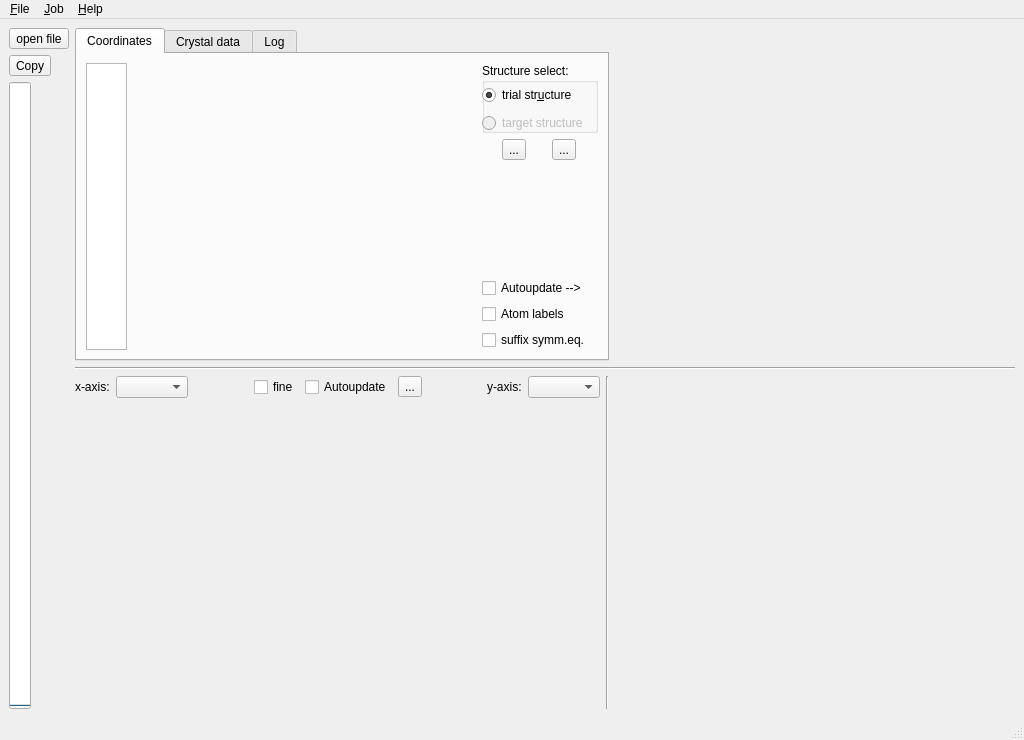
<?xml version="1.0" encoding="UTF-8"?>
<ui version="4.0">
 <class>XtalxplorerMainWindow</class>
 <widget class="QMainWindow" name="XtalxplorerMainWindow">
  <property name="geometry">
   <rect>
    <x>0</x>
    <y>0</y>
    <width>1024</width>
    <height>740</height>
   </rect>
  </property>
  <property name="sizePolicy">
   <sizepolicy hsizetype="MinimumExpanding" vsizetype="MinimumExpanding">
    <horstretch>0</horstretch>
    <verstretch>0</verstretch>
   </sizepolicy>
  </property>
  <property name="minimumSize">
   <size>
    <width>800</width>
    <height>600</height>
   </size>
  </property>
  <property name="windowTitle">
   <string>MainWindow</string>
  </property>
  <property name="windowIcon">
   <iconset resource="gui.qrc">
    <normaloff>:/Icons/PowPySol.svg</normaloff>:/Icons/PowPySol.svg</iconset>
  </property>
  <widget class="QWidget" name="container">
   <property name="minimumSize">
    <size>
     <width>780</width>
     <height>580</height>
    </size>
   </property>
   <layout class="QGridLayout" name="gridLayout">
    <item row="0" column="0">
     <layout class="QHBoxLayout" name="hLayout_main">
      <item>
       <layout class="QVBoxLayout" name="vLayout_tools">
        <item>
         <widget class="QToolButton" name="toolButton_open">
          <property name="text">
           <string>open file</string>
          </property>
          <property name="icon">
           <iconset resource="gui.qrc">
            <normaloff>:/Icons/Document-open.svg</normaloff>:/Icons/Document-open.svg</iconset>
          </property>
          <property name="iconSize">
           <size>
            <width>24</width>
            <height>24</height>
           </size>
          </property>
         </widget>
        </item>
        <item>
         <widget class="QToolButton" name="toolButton_copyStructure">
          <property name="text">
           <string>Copy</string>
          </property>
         </widget>
        </item>
        <item>
         <widget class="QProgressBar" name="progressBar">
          <property name="value">
           <number>0</number>
          </property>
          <property name="orientation">
           <enum>Qt::Vertical</enum>
          </property>
          <property name="invertedAppearance">
           <bool>false</bool>
          </property>
          <property name="textDirection">
           <enum>QProgressBar::BottomToTop</enum>
          </property>
         </widget>
        </item>
       </layout>
      </item>
      <item>
       <layout class="QVBoxLayout" name="vLayout_main" stretch="1,0,1">
        <item>
         <layout class="QHBoxLayout" name="hLayout_top" stretch="1,0">
          <item>
           <widget class="QTabWidget" name="tabWidget">
            <property name="sizePolicy">
             <sizepolicy hsizetype="Minimum" vsizetype="Minimum">
              <horstretch>0</horstretch>
              <verstretch>0</verstretch>
             </sizepolicy>
            </property>
            <property name="minimumSize">
             <size>
              <width>0</width>
              <height>0</height>
             </size>
            </property>
            <property name="currentIndex">
             <number>0</number>
            </property>
            <widget class="QWidget" name="tabParams">
             <attribute name="title">
              <string>Coordinates</string>
             </attribute>
             <layout class="QGridLayout" name="gridLayout_2">
              <item row="0" column="0">
               <layout class="QGridLayout" name="gridLayout_params">
                <item row="0" column="0">
                 <layout class="QHBoxLayout" name="horizontalLayout" stretch="1,2,2,2,2,2">
                  <item>
                   <widget class="QListWidget" name="lstWidget_atoms">
                    <property name="minimumSize">
                     <size>
                      <width>30</width>
                      <height>100</height>
                     </size>
                    </property>
                    <property name="maximumSize">
                     <size>
                      <width>90</width>
                      <height>16777215</height>
                     </size>
                    </property>
                    <property name="alternatingRowColors">
                     <bool>true</bool>
                    </property>
                   </widget>
                  </item>
                  <item>
                   <widget class="DoubleSpinSlider" name="dss_x" native="true">
                    <property name="enabled">
                     <bool>false</bool>
                    </property>
                    <property name="sizePolicy">
                     <sizepolicy hsizetype="Expanding" vsizetype="Expanding">
                      <horstretch>0</horstretch>
                      <verstretch>0</verstretch>
                     </sizepolicy>
                    </property>
                    <property name="minimumSize">
                     <size>
                      <width>30</width>
                      <height>100</height>
                     </size>
                    </property>
                   </widget>
                  </item>
                  <item>
                   <widget class="DoubleSpinSlider" name="dss_y" native="true">
                    <property name="enabled">
                     <bool>false</bool>
                    </property>
                    <property name="sizePolicy">
                     <sizepolicy hsizetype="Expanding" vsizetype="Expanding">
                      <horstretch>0</horstretch>
                      <verstretch>0</verstretch>
                     </sizepolicy>
                    </property>
                    <property name="minimumSize">
                     <size>
                      <width>30</width>
                      <height>100</height>
                     </size>
                    </property>
                   </widget>
                  </item>
                  <item>
                   <widget class="DoubleSpinSlider" name="dss_z" native="true">
                    <property name="enabled">
                     <bool>false</bool>
                    </property>
                    <property name="sizePolicy">
                     <sizepolicy hsizetype="Expanding" vsizetype="Expanding">
                      <horstretch>0</horstretch>
                      <verstretch>0</verstretch>
                     </sizepolicy>
                    </property>
                    <property name="minimumSize">
                     <size>
                      <width>30</width>
                      <height>100</height>
                     </size>
                    </property>
                   </widget>
                  </item>
                  <item>
                   <widget class="DoubleSpinSlider" name="dss_uiso" native="true">
                    <property name="enabled">
                     <bool>false</bool>
                    </property>
                    <property name="minimumSize">
                     <size>
                      <width>30</width>
                      <height>100</height>
                     </size>
                    </property>
                   </widget>
                  </item>
                  <item>
                   <layout class="QVBoxLayout" name="vLayout_paramButtons">
                    <item>
                     <widget class="QGroupBox" name="groupBox_structureSelect">
                      <property name="minimumSize">
                       <size>
                        <width>0</width>
                        <height>70</height>
                       </size>
                      </property>
                      <property name="title">
                       <string>Structure select:</string>
                      </property>
                      <widget class="QWidget" name="verticalLayoutWidget">
                       <property name="geometry">
                        <rect>
                         <x>0</x>
                         <y>20</y>
                         <width>131</width>
                         <height>54</height>
                        </rect>
                       </property>
                       <layout class="QVBoxLayout" name="vLayout_structureSelect">
                        <item>
                         <widget class="QRadioButton" name="radioButton_structure1">
                          <property name="text">
                           <string>trial str&amp;ucture</string>
                          </property>
                          <property name="checked">
                           <bool>true</bool>
                          </property>
                         </widget>
                        </item>
                        <item>
                         <widget class="QRadioButton" name="radioButton_structure2">
                          <property name="enabled">
                           <bool>false</bool>
                          </property>
                          <property name="text">
                           <string>target structure</string>
                          </property>
                         </widget>
                        </item>
                       </layout>
                      </widget>
                     </widget>
                    </item>
                    <item>
                     <layout class="QHBoxLayout" name="hLayout_Cbuttons">
                      <item>
                       <widget class="QToolButton" name="toolButton_updateParams">
                        <property name="text">
                         <string>...</string>
                        </property>
                        <property name="icon">
                         <iconset>
                          <normalon>:/Icons/Media-playback-start.svg</normalon>
                         </iconset>
                        </property>
                       </widget>
                      </item>
                      <item>
                       <widget class="QToolButton" name="toolButton_randomStructure">
                        <property name="toolTip">
                         <string>randomise structure</string>
                        </property>
                        <property name="text">
                         <string>...</string>
                        </property>
                        <property name="icon">
                         <iconset resource="gui.qrc">
                          <normaloff>:/Icons/PowPySol.svg</normaloff>:/Icons/PowPySol.svg</iconset>
                        </property>
                       </widget>
                      </item>
                     </layout>
                    </item>
                    <item>
                     <spacer name="verticalSpacer">
                      <property name="orientation">
                       <enum>Qt::Vertical</enum>
                      </property>
                      <property name="sizeHint" stdset="0">
                       <size>
                        <width>20</width>
                        <height>40</height>
                       </size>
                      </property>
                     </spacer>
                    </item>
                    <item>
                     <widget class="QCheckBox" name="checkBox_autoupdateStructure">
                      <property name="text">
                       <string>Autoupdate --&gt;</string>
                      </property>
                     </widget>
                    </item>
                    <item>
                     <widget class="QCheckBox" name="checkBox_showLabels">
                      <property name="text">
                       <string>Atom labels</string>
                      </property>
                     </widget>
                    </item>
                    <item>
                     <widget class="QCheckBox" name="checkBox_suffix">
                      <property name="toolTip">
                       <string>Add suffixes to symmetry generated atom labels</string>
                      </property>
                      <property name="text">
                       <string>suffix symm.eq.</string>
                      </property>
                     </widget>
                    </item>
                   </layout>
                  </item>
                 </layout>
                </item>
               </layout>
              </item>
             </layout>
            </widget>
            <widget class="QWidget" name="tab_xtalData">
             <attribute name="title">
              <string>Crystal data</string>
             </attribute>
             <layout class="QGridLayout" name="gridLayout_3">
              <item row="0" column="0">
               <layout class="QGridLayout" name="gridLayout_xtalData">
                <item row="0" column="0">
                 <widget class="QTreeView" name="treeView_xtalData"/>
                </item>
               </layout>
              </item>
             </layout>
            </widget>
            <widget class="QWidget" name="tab_log">
             <attribute name="title">
              <string>Log</string>
             </attribute>
             <layout class="QGridLayout" name="gridLayout_4">
              <item row="0" column="0">
               <layout class="QGridLayout" name="gridLayout_log">
                <item row="0" column="0">
                 <widget class="QTextEdit" name="textEdit_log"/>
                </item>
               </layout>
              </item>
             </layout>
            </widget>
           </widget>
          </item>
          <item>
           <widget class="QWidget" name="Q_structure_view" native="true">
            <property name="minimumSize">
             <size>
              <width>400</width>
              <height>300</height>
             </size>
            </property>
            <property name="baseSize">
             <size>
              <width>400</width>
              <height>300</height>
             </size>
            </property>
           </widget>
          </item>
         </layout>
        </item>
        <item>
         <widget class="Line" name="line">
          <property name="orientation">
           <enum>Qt::Horizontal</enum>
          </property>
         </widget>
        </item>
        <item>
         <layout class="QHBoxLayout" name="hLayout_bottom" stretch="1,0,0">
          <item>
           <layout class="QVBoxLayout" name="vLayout_mainvis" stretch="0,1">
            <item>
             <layout class="QHBoxLayout" name="hLayout_xyselector">
              <item>
               <widget class="QLabel" name="label_xaxis">
                <property name="text">
                 <string>x-axis:</string>
                </property>
               </widget>
              </item>
              <item>
               <widget class="QComboBox" name="comboBox_x"/>
              </item>
              <item>
               <spacer name="horizontalSpacer">
                <property name="orientation">
                 <enum>Qt::Horizontal</enum>
                </property>
                <property name="sizeHint" stdset="0">
                 <size>
                  <width>40</width>
                  <height>20</height>
                 </size>
                </property>
               </spacer>
              </item>
              <item>
               <widget class="QCheckBox" name="checkBox_fine">
                <property name="text">
                 <string>fine</string>
                </property>
               </widget>
              </item>
              <item>
               <widget class="QCheckBox" name="checkBox_autoupdateRPlots">
                <property name="text">
                 <string>Autoupdate</string>
                </property>
               </widget>
              </item>
              <item>
               <widget class="QToolButton" name="toolButton_updateRPlots">
                <property name="text">
                 <string>...</string>
                </property>
                <property name="icon">
                 <iconset resource="gui.qrc">
                  <normaloff>:/Icons/Media-playback-start.svg</normaloff>:/Icons/Media-playback-start.svg</iconset>
                </property>
               </widget>
              </item>
              <item>
               <spacer name="horizontalSpacer_2">
                <property name="orientation">
                 <enum>Qt::Horizontal</enum>
                </property>
                <property name="sizeHint" stdset="0">
                 <size>
                  <width>40</width>
                  <height>20</height>
                 </size>
                </property>
               </spacer>
              </item>
              <item>
               <widget class="QLabel" name="label_yaxis">
                <property name="text">
                 <string>y-axis:</string>
                </property>
               </widget>
              </item>
              <item>
               <widget class="QComboBox" name="comboBox_y"/>
              </item>
             </layout>
            </item>
            <item>
             <layout class="QHBoxLayout" name="hLayout_topView" stretch="0,0">
              <item>
               <widget class="DoubleSpinSlider" name="dss_dmin" native="true"/>
              </item>
              <item>
               <widget class="QWidget" name="Q_top_view" native="true">
                <property name="minimumSize">
                 <size>
                  <width>400</width>
                  <height>300</height>
                 </size>
                </property>
                <property name="baseSize">
                 <size>
                  <width>400</width>
                  <height>300</height>
                 </size>
                </property>
               </widget>
              </item>
             </layout>
            </item>
           </layout>
          </item>
          <item>
           <widget class="Line" name="line_2">
            <property name="orientation">
             <enum>Qt::Vertical</enum>
            </property>
           </widget>
          </item>
          <item>
           <widget class="QWidget" name="Q_3D_View" native="true">
            <property name="minimumSize">
             <size>
              <width>400</width>
              <height>300</height>
             </size>
            </property>
            <property name="baseSize">
             <size>
              <width>400</width>
              <height>300</height>
             </size>
            </property>
           </widget>
          </item>
         </layout>
        </item>
       </layout>
      </item>
     </layout>
    </item>
   </layout>
  </widget>
  <widget class="QMenuBar" name="menubar">
   <property name="geometry">
    <rect>
     <x>0</x>
     <y>0</y>
     <width>1024</width>
     <height>30</height>
    </rect>
   </property>
   <widget class="QMenu" name="menu_file">
    <property name="title">
     <string>&amp;File</string>
    </property>
    <addaction name="action_open"/>
    <addaction name="separator"/>
    <addaction name="action_quit"/>
   </widget>
   <widget class="QMenu" name="menu_help">
    <property name="title">
     <string>&amp;Help</string>
    </property>
    <addaction name="action_about"/>
   </widget>
   <widget class="QMenu" name="menu_Job">
    <property name="title">
     <string>&amp;Job</string>
    </property>
    <addaction name="action_run"/>
    <addaction name="action_pause"/>
    <addaction name="action_stop"/>
   </widget>
   <addaction name="menu_file"/>
   <addaction name="menu_Job"/>
   <addaction name="menu_help"/>
  </widget>
  <widget class="QStatusBar" name="statusbar"/>
  <action name="action_about">
   <property name="text">
    <string>&amp;About</string>
   </property>
   <property name="statusTip">
    <string>About this programme</string>
   </property>
   <property name="shortcut">
    <string>Ctrl+A</string>
   </property>
  </action>
  <action name="action_open">
   <property name="icon">
    <iconset resource="gui.qrc">
     <normaloff>:/Icons/Document-open.svg</normaloff>:/Icons/Document-open.svg</iconset>
   </property>
   <property name="text">
    <string>&amp;Open</string>
   </property>
   <property name="shortcut">
    <string>Ctrl+O</string>
   </property>
   <property name="priority">
    <enum>QAction::HighPriority</enum>
   </property>
  </action>
  <action name="action_quit">
   <property name="icon">
    <iconset resource="gui.qrc">
     <normaloff>:/Icons/System-log-out-2.svg</normaloff>:/Icons/System-log-out-2.svg</iconset>
   </property>
   <property name="text">
    <string>&amp;Quit</string>
   </property>
   <property name="statusTip">
    <string>Exit this programme</string>
   </property>
   <property name="shortcut">
    <string>Ctrl+Q</string>
   </property>
  </action>
  <action name="action_run">
   <property name="icon">
    <iconset resource="gui.qrc">
     <normaloff>:/Icons/Media-playback-start.svg</normaloff>:/Icons/Media-playback-start.svg</iconset>
   </property>
   <property name="text">
    <string>&amp;Run</string>
   </property>
   <property name="shortcut">
    <string>Ctrl+R</string>
   </property>
  </action>
  <action name="action_pause">
   <property name="icon">
    <iconset resource="gui.qrc">
     <normaloff>:/Icons/Media-playback-pause.svg</normaloff>:/Icons/Media-playback-pause.svg</iconset>
   </property>
   <property name="text">
    <string>&amp;Pause</string>
   </property>
   <property name="shortcut">
    <string>Ctrl+P</string>
   </property>
  </action>
  <action name="action_stop">
   <property name="icon">
    <iconset resource="gui.qrc">
     <normaloff>:/Icons/Media-playback-stop.svg</normaloff>:/Icons/Media-playback-stop.svg</iconset>
   </property>
   <property name="text">
    <string>&amp;Stop</string>
   </property>
   <property name="shortcut">
    <string>Ctrl+S</string>
   </property>
  </action>
 </widget>
 <customwidgets>
  <customwidget>
   <class>DoubleSpinSlider</class>
   <extends>QWidget</extends>
   <header>gui.doublespinslider</header>
   <container>1</container>
  </customwidget>
 </customwidgets>
 <resources>
  <include location="gui.qrc"/>
 </resources>
 <connections>
  <connection>
   <sender>action_quit</sender>
   <signal>triggered(bool)</signal>
   <receiver>XtalxplorerMainWindow</receiver>
   <slot>close()</slot>
   <hints>
    <hint type="sourcelabel">
     <x>-1</x>
     <y>-1</y>
    </hint>
    <hint type="destinationlabel">
     <x>511</x>
     <y>393</y>
    </hint>
   </hints>
  </connection>
  <connection>
   <sender>action_about</sender>
   <signal>triggered()</signal>
   <receiver>XtalxplorerMainWindow</receiver>
   <slot>about()</slot>
   <hints>
    <hint type="sourcelabel">
     <x>-1</x>
     <y>-1</y>
    </hint>
    <hint type="destinationlabel">
     <x>511</x>
     <y>393</y>
    </hint>
   </hints>
  </connection>
  <connection>
   <sender>action_open</sender>
   <signal>triggered()</signal>
   <receiver>XtalxplorerMainWindow</receiver>
   <slot>browse_structure()</slot>
   <hints>
    <hint type="sourcelabel">
     <x>-1</x>
     <y>-1</y>
    </hint>
    <hint type="destinationlabel">
     <x>511</x>
     <y>393</y>
    </hint>
   </hints>
  </connection>
  <connection>
   <sender>toolButton_open</sender>
   <signal>clicked()</signal>
   <receiver>XtalxplorerMainWindow</receiver>
   <slot>browse_structure()</slot>
   <hints>
    <hint type="sourcelabel">
     <x>47</x>
     <y>74</y>
    </hint>
    <hint type="destinationlabel">
     <x>348</x>
     <y>426</y>
    </hint>
   </hints>
  </connection>
  <connection>
   <sender>lstWidget_atoms</sender>
   <signal>currentRowChanged(int)</signal>
   <receiver>XtalxplorerMainWindow</receiver>
   <slot>load_atom_params(int)</slot>
   <hints>
    <hint type="sourcelabel">
     <x>96</x>
     <y>147</y>
    </hint>
    <hint type="destinationlabel">
     <x>511</x>
     <y>393</y>
    </hint>
   </hints>
  </connection>
  <connection>
   <sender>toolButton_updateParams</sender>
   <signal>clicked()</signal>
   <receiver>XtalxplorerMainWindow</receiver>
   <slot>update_params()</slot>
   <hints>
    <hint type="sourcelabel">
     <x>516</x>
     <y>192</y>
    </hint>
    <hint type="destinationlabel">
     <x>511</x>
     <y>393</y>
    </hint>
   </hints>
  </connection>
  <connection>
   <sender>checkBox_autoupdateStructure</sender>
   <signal>toggled(bool)</signal>
   <receiver>XtalxplorerMainWindow</receiver>
   <slot>handle_autoupdate_structure(bool)</slot>
   <hints>
    <hint type="sourcelabel">
     <x>595</x>
     <y>275</y>
    </hint>
    <hint type="destinationlabel">
     <x>511</x>
     <y>393</y>
    </hint>
   </hints>
  </connection>
  <connection>
   <sender>checkBox_showLabels</sender>
   <signal>toggled(bool)</signal>
   <receiver>XtalxplorerMainWindow</receiver>
   <slot>invalidate_cached_params()</slot>
   <hints>
    <hint type="sourcelabel">
     <x>595</x>
     <y>304</y>
    </hint>
    <hint type="destinationlabel">
     <x>511</x>
     <y>393</y>
    </hint>
   </hints>
  </connection>
  <connection>
   <sender>checkBox_suffix</sender>
   <signal>toggled(bool)</signal>
   <receiver>XtalxplorerMainWindow</receiver>
   <slot>invalidate_cached_params()</slot>
   <hints>
    <hint type="sourcelabel">
     <x>595</x>
     <y>333</y>
    </hint>
    <hint type="destinationlabel">
     <x>511</x>
     <y>393</y>
    </hint>
   </hints>
  </connection>
  <connection>
   <sender>checkBox_autoupdateRPlots</sender>
   <signal>toggled(bool)</signal>
   <receiver>XtalxplorerMainWindow</receiver>
   <slot>handle_autoupdate_r_plots(bool)</slot>
   <hints>
    <hint type="sourcelabel">
     <x>400</x>
     <y>392</y>
    </hint>
    <hint type="destinationlabel">
     <x>511</x>
     <y>393</y>
    </hint>
   </hints>
  </connection>
  <connection>
   <sender>radioButton_structure1</sender>
   <signal>toggled(bool)</signal>
   <receiver>XtalxplorerMainWindow</receiver>
   <slot>_load_structure()</slot>
   <hints>
    <hint type="sourcelabel">
     <x>594</x>
     <y>127</y>
    </hint>
    <hint type="destinationlabel">
     <x>511</x>
     <y>393</y>
    </hint>
   </hints>
  </connection>
  <connection>
   <sender>toolButton_randomStructure</sender>
   <signal>clicked()</signal>
   <receiver>XtalxplorerMainWindow</receiver>
   <slot>randomise_structure()</slot>
   <hints>
    <hint type="sourcelabel">
     <x>573</x>
     <y>192</y>
    </hint>
    <hint type="destinationlabel">
     <x>511</x>
     <y>393</y>
    </hint>
   </hints>
  </connection>
  <connection>
   <sender>toolButton_copyStructure</sender>
   <signal>clicked()</signal>
   <receiver>XtalxplorerMainWindow</receiver>
   <slot>_copy_structure()</slot>
   <hints>
    <hint type="sourcelabel">
     <x>36</x>
     <y>111</y>
    </hint>
    <hint type="destinationlabel">
     <x>511</x>
     <y>393</y>
    </hint>
   </hints>
  </connection>
  <connection>
   <sender>toolButton_updateRPlots</sender>
   <signal>clicked()</signal>
   <receiver>XtalxplorerMainWindow</receiver>
   <slot>update_rplots()</slot>
   <hints>
    <hint type="sourcelabel">
     <x>438</x>
     <y>397</y>
    </hint>
    <hint type="destinationlabel">
     <x>511</x>
     <y>393</y>
    </hint>
   </hints>
  </connection>
  <connection>
   <sender>checkBox_fine</sender>
   <signal>clicked()</signal>
   <receiver>XtalxplorerMainWindow</receiver>
   <slot>update_rplots()</slot>
   <hints>
    <hint type="sourcelabel">
     <x>288</x>
     <y>392</y>
    </hint>
    <hint type="destinationlabel">
     <x>511</x>
     <y>393</y>
    </hint>
   </hints>
  </connection>
 </connections>
 <slots>
  <slot>about()</slot>
  <slot>browse_structure()</slot>
  <slot>handle_stdout()</slot>
  <slot>update_params()</slot>
  <slot>load_atom_params(int)</slot>
  <slot>handle_autoupdate_structure(bool)</slot>
  <slot>invalidate_cached_params()</slot>
  <slot>handle_autoupdate_r_plots(bool)</slot>
  <slot>randomise_structure()</slot>
  <slot>_copy_structure()</slot>
  <slot>_load_structure()</slot>
  <slot>update_rplots()</slot>
 </slots>
</ui>
